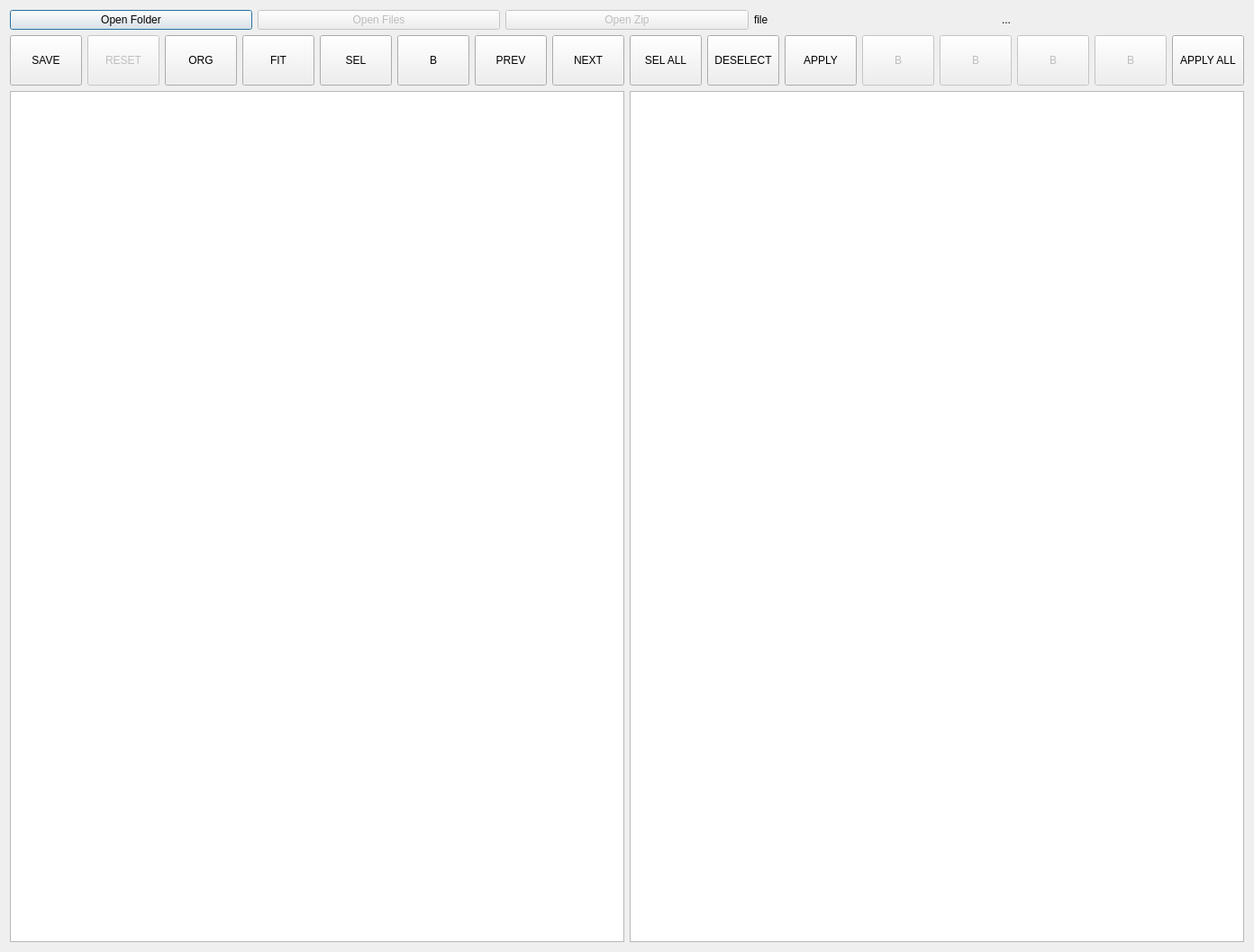
<?xml version="1.0" encoding="UTF-8"?>
<ui version="4.0">
 <class>Dialog</class>
 <widget class="QDialog" name="Dialog">
  <property name="enabled">
   <bool>true</bool>
  </property>
  <property name="geometry">
   <rect>
    <x>0</x>
    <y>0</y>
    <width>1382</width>
    <height>1057</height>
   </rect>
  </property>
  <property name="windowTitle">
   <string>Dialog</string>
  </property>
  <property name="toolTipDuration">
   <number>-5</number>
  </property>
  <property name="autoFillBackground">
   <bool>false</bool>
  </property>
  <property name="sizeGripEnabled">
   <bool>false</bool>
  </property>
  <layout class="QVBoxLayout" name="verticalLayout_3">
   <item>
    <layout class="QHBoxLayout" name="horizontalLayout_4">
     <item>
      <widget class="QPushButton" name="pushButton">
       <property name="text">
        <string>Open Folder</string>
       </property>
      </widget>
     </item>
     <item>
      <widget class="QPushButton" name="pushButton_4">
       <property name="enabled">
        <bool>false</bool>
       </property>
       <property name="text">
        <string>Open Files</string>
       </property>
      </widget>
     </item>
     <item>
      <widget class="QPushButton" name="pushButton_5">
       <property name="enabled">
        <bool>false</bool>
       </property>
       <property name="text">
        <string>Open Zip</string>
       </property>
      </widget>
     </item>
     <item>
      <widget class="QLabel" name="label">
       <property name="text">
        <string>file</string>
       </property>
      </widget>
     </item>
     <item>
      <widget class="QLabel" name="label_filename">
       <property name="text">
        <string>...</string>
       </property>
      </widget>
     </item>
    </layout>
   </item>
   <item>
    <layout class="QHBoxLayout" name="horizontalLayout_3">
     <item>
      <layout class="QVBoxLayout" name="verticalLayout" stretch="1,17">
       <item>
        <layout class="QHBoxLayout" name="horizontalLayout" stretch="1,1,1,1,1,1,1,1">
         <item>
          <widget class="QPushButton" name="pushButton_save">
           <property name="sizePolicy">
            <sizepolicy hsizetype="Minimum" vsizetype="Expanding">
             <horstretch>0</horstretch>
             <verstretch>0</verstretch>
            </sizepolicy>
           </property>
           <property name="text">
            <string>SAVE</string>
           </property>
          </widget>
         </item>
         <item>
          <widget class="QPushButton" name="pushButton_2">
           <property name="enabled">
            <bool>false</bool>
           </property>
           <property name="sizePolicy">
            <sizepolicy hsizetype="Minimum" vsizetype="Expanding">
             <horstretch>0</horstretch>
             <verstretch>0</verstretch>
            </sizepolicy>
           </property>
           <property name="text">
            <string>RESET</string>
           </property>
          </widget>
         </item>
         <item>
          <widget class="QPushButton" name="pushButton_originalsize">
           <property name="sizePolicy">
            <sizepolicy hsizetype="Minimum" vsizetype="Expanding">
             <horstretch>0</horstretch>
             <verstretch>0</verstretch>
            </sizepolicy>
           </property>
           <property name="text">
            <string>ORG</string>
           </property>
          </widget>
         </item>
         <item>
          <widget class="QPushButton" name="pushButton_fit">
           <property name="sizePolicy">
            <sizepolicy hsizetype="Minimum" vsizetype="Expanding">
             <horstretch>0</horstretch>
             <verstretch>0</verstretch>
            </sizepolicy>
           </property>
           <property name="text">
            <string>FIT</string>
           </property>
          </widget>
         </item>
         <item>
          <widget class="QPushButton" name="pushButton_select">
           <property name="sizePolicy">
            <sizepolicy hsizetype="Minimum" vsizetype="Expanding">
             <horstretch>0</horstretch>
             <verstretch>0</verstretch>
            </sizepolicy>
           </property>
           <property name="text">
            <string>SEL</string>
           </property>
          </widget>
         </item>
         <item>
          <widget class="QPushButton" name="pushButton_8">
           <property name="sizePolicy">
            <sizepolicy hsizetype="Minimum" vsizetype="Expanding">
             <horstretch>0</horstretch>
             <verstretch>0</verstretch>
            </sizepolicy>
           </property>
           <property name="text">
            <string>B</string>
           </property>
          </widget>
         </item>
         <item>
          <widget class="QPushButton" name="pushButton_prev">
           <property name="sizePolicy">
            <sizepolicy hsizetype="Minimum" vsizetype="Expanding">
             <horstretch>0</horstretch>
             <verstretch>0</verstretch>
            </sizepolicy>
           </property>
           <property name="text">
            <string>PREV</string>
           </property>
          </widget>
         </item>
         <item>
          <widget class="QPushButton" name="pushButton_next">
           <property name="sizePolicy">
            <sizepolicy hsizetype="Minimum" vsizetype="Expanding">
             <horstretch>0</horstretch>
             <verstretch>0</verstretch>
            </sizepolicy>
           </property>
           <property name="text">
            <string>NEXT</string>
           </property>
          </widget>
         </item>
        </layout>
       </item>
       <item>
        <widget class="QGraphicsView" name="graphicsView">
         <property name="focusPolicy">
          <enum>Qt::StrongFocus</enum>
         </property>
         <property name="autoFillBackground">
          <bool>false</bool>
         </property>
         <property name="frameShape">
          <enum>QFrame::StyledPanel</enum>
         </property>
         <property name="frameShadow">
          <enum>QFrame::Raised</enum>
         </property>
         <property name="verticalScrollBarPolicy">
          <enum>Qt::ScrollBarAsNeeded</enum>
         </property>
         <property name="horizontalScrollBarPolicy">
          <enum>Qt::ScrollBarAsNeeded</enum>
         </property>
         <property name="sizeAdjustPolicy">
          <enum>QAbstractScrollArea::AdjustIgnored</enum>
         </property>
         <property name="dragMode">
          <enum>QGraphicsView::RubberBandDrag</enum>
         </property>
        </widget>
       </item>
      </layout>
     </item>
     <item>
      <layout class="QVBoxLayout" name="verticalLayout_2" stretch="1,17">
       <item>
        <layout class="QHBoxLayout" name="horizontalLayout_2" stretch="1,1,1,1,1,1,1,1">
         <item>
          <widget class="QPushButton" name="pushButton_selectall">
           <property name="sizePolicy">
            <sizepolicy hsizetype="Minimum" vsizetype="Expanding">
             <horstretch>1</horstretch>
             <verstretch>0</verstretch>
            </sizepolicy>
           </property>
           <property name="toolTipDuration">
            <number>1</number>
           </property>
           <property name="text">
            <string>SEL ALL</string>
           </property>
          </widget>
         </item>
         <item>
          <widget class="QPushButton" name="pushButton_deselectall">
           <property name="sizePolicy">
            <sizepolicy hsizetype="Minimum" vsizetype="Expanding">
             <horstretch>0</horstretch>
             <verstretch>0</verstretch>
            </sizepolicy>
           </property>
           <property name="text">
            <string>DESELECT</string>
           </property>
          </widget>
         </item>
         <item>
          <widget class="QPushButton" name="pushButton_apply">
           <property name="enabled">
            <bool>true</bool>
           </property>
           <property name="sizePolicy">
            <sizepolicy hsizetype="Minimum" vsizetype="Expanding">
             <horstretch>0</horstretch>
             <verstretch>0</verstretch>
            </sizepolicy>
           </property>
           <property name="text">
            <string>APPLY</string>
           </property>
          </widget>
         </item>
         <item>
          <widget class="QPushButton" name="pushButton_13">
           <property name="enabled">
            <bool>false</bool>
           </property>
           <property name="sizePolicy">
            <sizepolicy hsizetype="Minimum" vsizetype="Expanding">
             <horstretch>0</horstretch>
             <verstretch>0</verstretch>
            </sizepolicy>
           </property>
           <property name="text">
            <string>B</string>
           </property>
          </widget>
         </item>
         <item>
          <widget class="QPushButton" name="pushButton_14">
           <property name="enabled">
            <bool>false</bool>
           </property>
           <property name="sizePolicy">
            <sizepolicy hsizetype="Minimum" vsizetype="Expanding">
             <horstretch>0</horstretch>
             <verstretch>0</verstretch>
            </sizepolicy>
           </property>
           <property name="text">
            <string>B</string>
           </property>
          </widget>
         </item>
         <item>
          <widget class="QPushButton" name="pushButton_15">
           <property name="enabled">
            <bool>false</bool>
           </property>
           <property name="sizePolicy">
            <sizepolicy hsizetype="Minimum" vsizetype="Expanding">
             <horstretch>0</horstretch>
             <verstretch>0</verstretch>
            </sizepolicy>
           </property>
           <property name="text">
            <string>B</string>
           </property>
          </widget>
         </item>
         <item>
          <widget class="QPushButton" name="pushButton_16">
           <property name="enabled">
            <bool>false</bool>
           </property>
           <property name="sizePolicy">
            <sizepolicy hsizetype="Minimum" vsizetype="Expanding">
             <horstretch>0</horstretch>
             <verstretch>0</verstretch>
            </sizepolicy>
           </property>
           <property name="text">
            <string>B</string>
           </property>
          </widget>
         </item>
         <item>
          <widget class="QPushButton" name="pushButton_applyall">
           <property name="enabled">
            <bool>true</bool>
           </property>
           <property name="sizePolicy">
            <sizepolicy hsizetype="Minimum" vsizetype="Expanding">
             <horstretch>0</horstretch>
             <verstretch>0</verstretch>
            </sizepolicy>
           </property>
           <property name="text">
            <string>APPLY ALL</string>
           </property>
          </widget>
         </item>
        </layout>
       </item>
       <item>
        <widget class="QListWidget" name="listWidget">
         <property name="sizePolicy">
          <sizepolicy hsizetype="Expanding" vsizetype="Expanding">
           <horstretch>0</horstretch>
           <verstretch>0</verstretch>
          </sizepolicy>
         </property>
         <property name="focusPolicy">
          <enum>Qt::StrongFocus</enum>
         </property>
         <property name="acceptDrops">
          <bool>false</bool>
         </property>
         <property name="autoScroll">
          <bool>false</bool>
         </property>
         <property name="dragEnabled">
          <bool>false</bool>
         </property>
         <property name="defaultDropAction">
          <enum>Qt::MoveAction</enum>
         </property>
         <property name="selectionMode">
          <enum>QAbstractItemView::ExtendedSelection</enum>
         </property>
        </widget>
       </item>
      </layout>
     </item>
    </layout>
   </item>
  </layout>
 </widget>
 <resources/>
 <connections/>
</ui>
